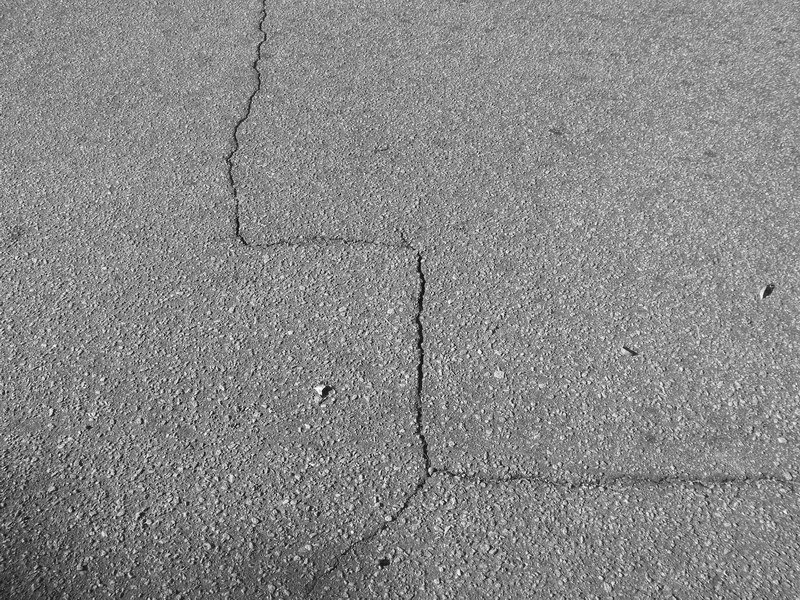
//> input picture TP1/image/6192.jpg, 800 x 600 px
$ ./sobel image/6192.jpg out.png   (built with g++ and OpenCV 4)
//> lines starting //> are read from the running program, lines starting //| are printed output that depends on the picture
#include <opencv2/opencv.hpp>
#include <stdio.h>
#include <iostream>
#include <math.h>

using namespace std;
using namespace cv;

int main(int argc, char **argv)
{
	if (argc < 3)
	{
		cout << "Utilisation : ./sobel image_entree image_binaire_sortie" << std::endl;
		return -1;
	}

	//Value for threshold applied after Sobel
	int seuil = 110;
	const char *input = argv[1];
	const char *output = argv[2];

	if (argc > 3)
	{
		seuil = atoi(argv[3]);
	}

	Mat originalPic = imread(input, CV_LOAD_IMAGE_COLOR);
//> originalPic is the input picture: 600 rows x 800 cols, CV_8UC3; min 0, max 255, mean 135.9
	Mat grayscaleInput = imread(input, CV_LOAD_IMAGE_GRAYSCALE);
//> grayscaleInput: 600 rows x 800 cols, CV_8UC1; min 0, max 255, mean 135.9

	if (!grayscaleInput.data || !originalPic.data) // Check for invalid input
	{
		cout << "Could not open or find the image" << std::endl;
		return -1;
	}

	Mat binaryOutput(grayscaleInput.size(), grayscaleInput.type());
	Mat gradx(grayscaleInput.size(), grayscaleInput.type());
	Mat grady(grayscaleInput.size(), grayscaleInput.type());

	//Horizontal gradient, derivative 1 in x
	Sobel(grayscaleInput, gradx, -1, 1, 0, 3, 2, 0, BORDER_DEFAULT);
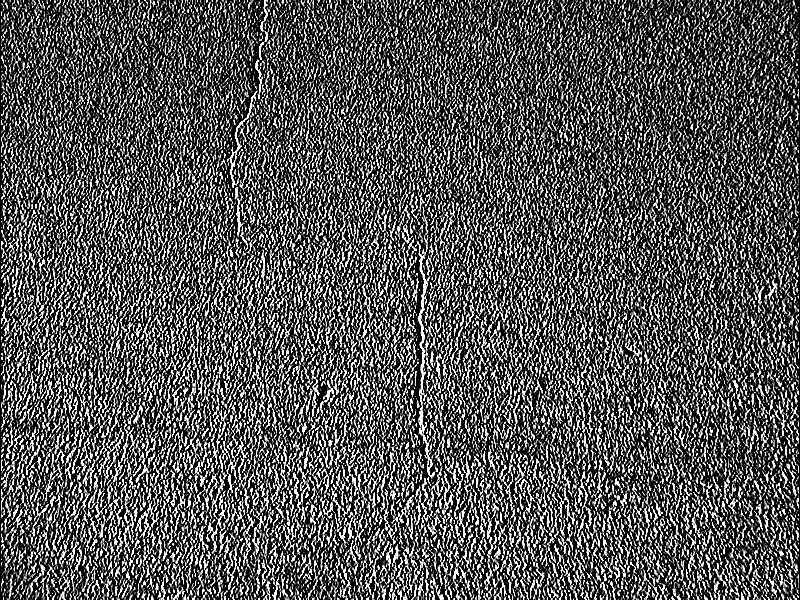
//> gradx: 600 rows x 800 cols, CV_8UC1; min 0, max 255, mean 83.6

	//Vertical gradient, derivative 1 in y
	Sobel(grayscaleInput, grady, -1, 0, 1, 3, 1, 0, BORDER_DEFAULT);
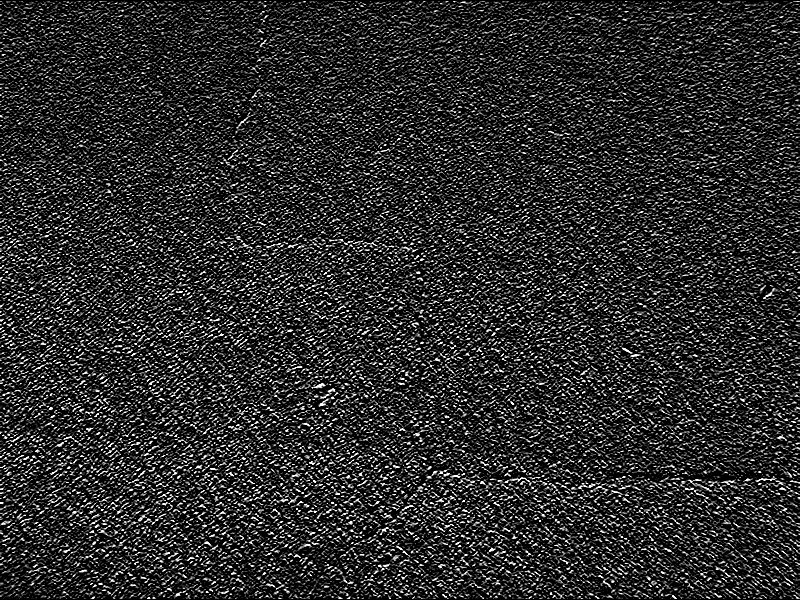
//> grady: 600 rows x 800 cols, CV_8UC1; min 0, max 255, mean 44

	//Calculation of the gradient on each pixel
	//C(i,j) = sqrt(A(i,j)² + B(i,j)²)
	for (int i = 0; i < originalPic.rows; i++)
	{
		for (int j = 0; j < originalPic.cols; j++)
		{
			binaryOutput.at<uchar>(i, j) = (uchar)round(sqrt(pow(gradx.at<uchar>(i, j), 2) + pow(grady.at<uchar>(i, j), 2)));
		}
	}
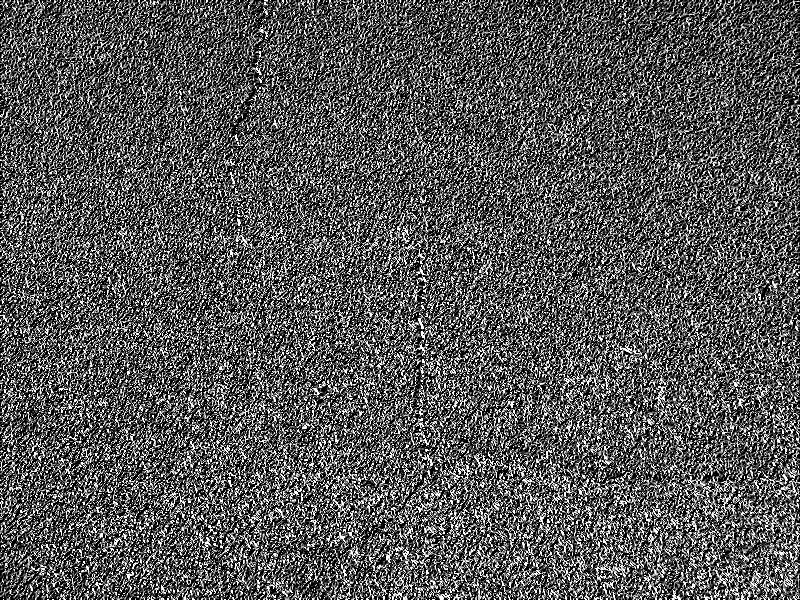
//> binaryOutput: 600 rows x 800 cols, CV_8UC1; min 0, max 255, mean 87.7

	imshow("Gradient Image", binaryOutput);

	threshold(binaryOutput, binaryOutput, seuil, 255, THRESH_BINARY);
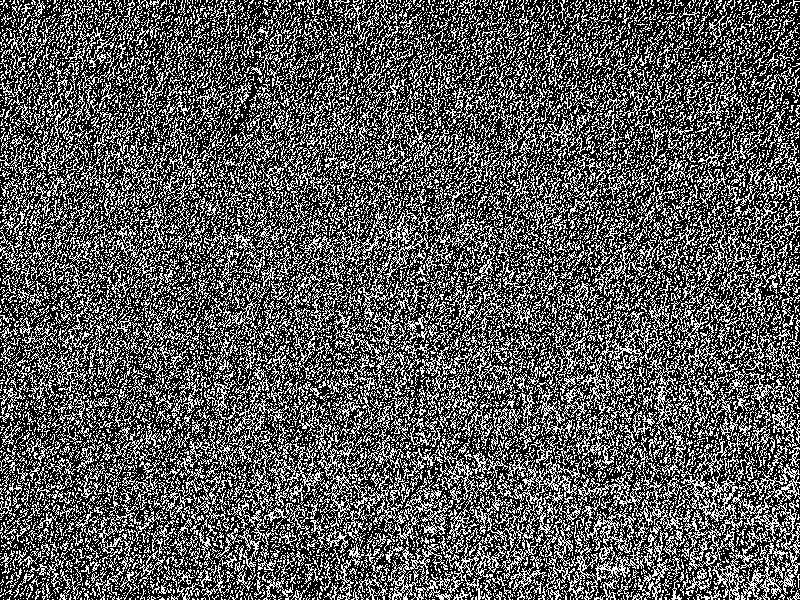
//> binaryOutput: 600 rows x 800 cols, CV_8UC1; 34.9% white in thin lines or dots

	imshow("Sobel  Image", binaryOutput);

	imwrite(output, binaryOutput);

	waitKey(0);
	return 0;
}

$ run again, on TP1/image/6194.jpg
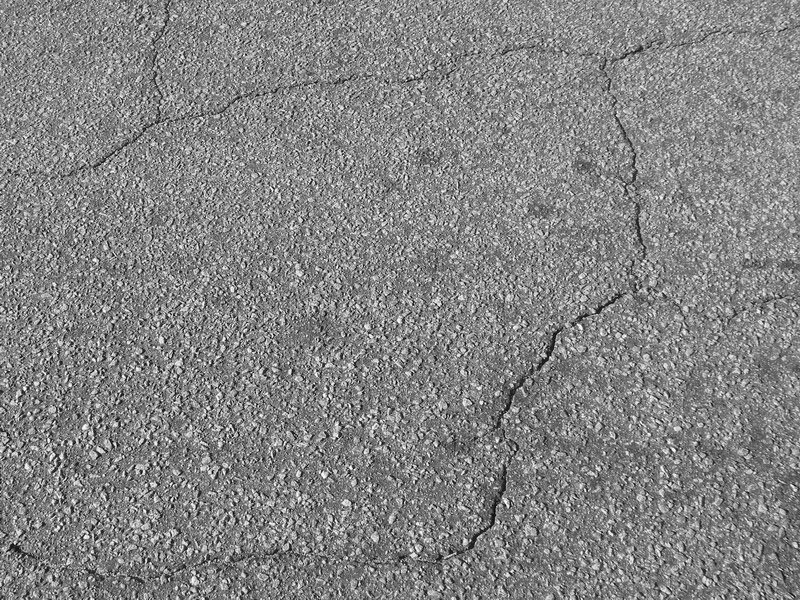
//> input picture TP1/image/6194.jpg, 800 x 600 px
//> originalPic is the input picture: 600 rows x 800 cols, CV_8UC3; min 0, max 255, mean 131.9
//> `Sobel(grayscaleInput, grady, -1, 0, 1, 3, 1, 0, BORDER_DEFAULT);`:
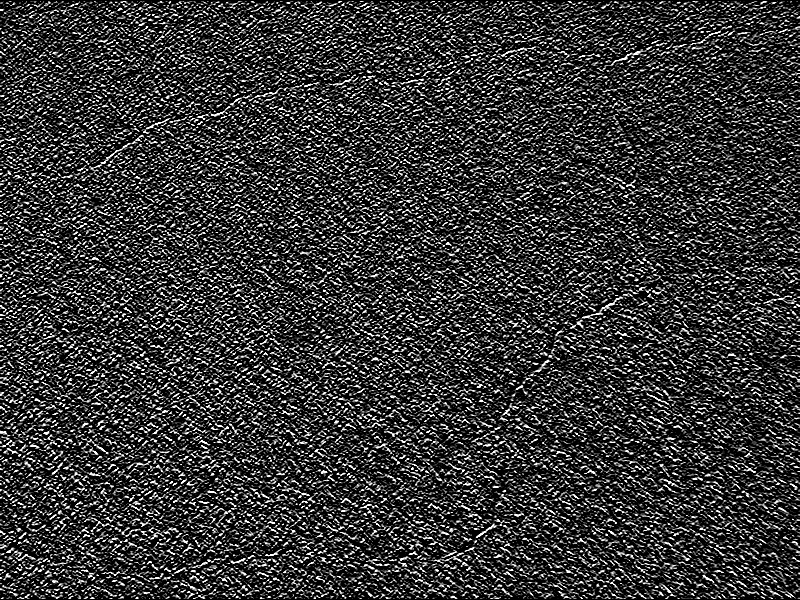
//> grady: 600 rows x 800 cols, CV_8UC1; min 0, max 255, mean 54.9
//> `threshold(binaryOutput, binaryOutput, seuil, 255, THRESH_BINARY);`:
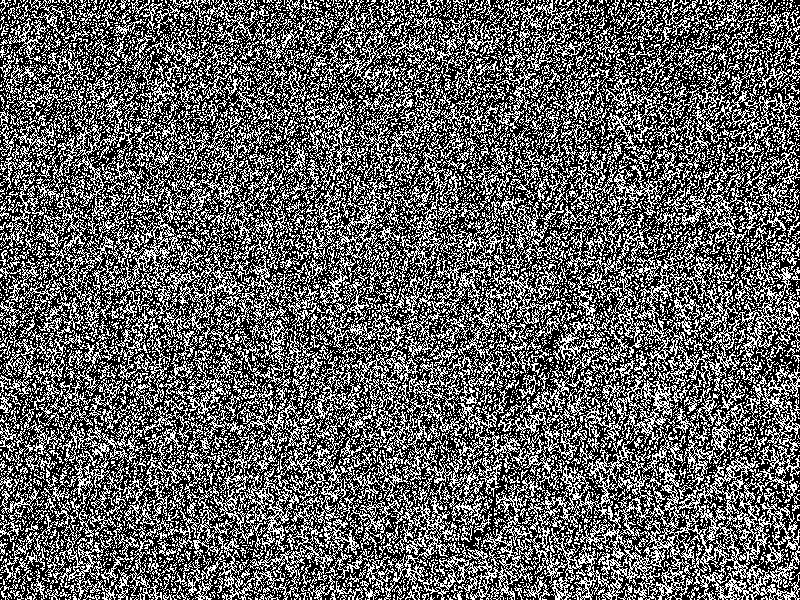
//> binaryOutput: 600 rows x 800 cols, CV_8UC1; 38.3% white in thin lines or dots

$ run again, on TP1/image/6195.jpg
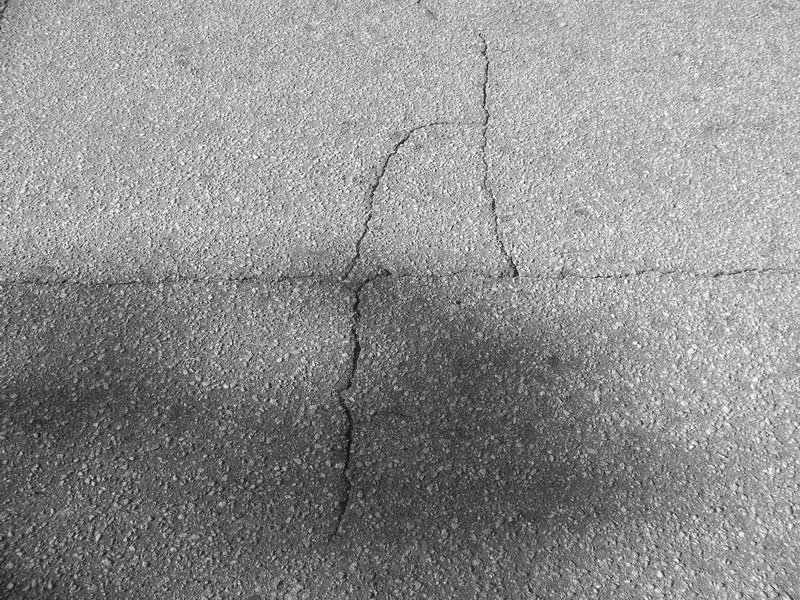
//> input picture TP1/image/6195.jpg, 800 x 600 px
//> originalPic is the input picture: 600 rows x 800 cols, CV_8UC3; min 0, max 255, mean 141.9
//> `Sobel(grayscaleInput, grady, -1, 0, 1, 3, 1, 0, BORDER_DEFAULT);`:
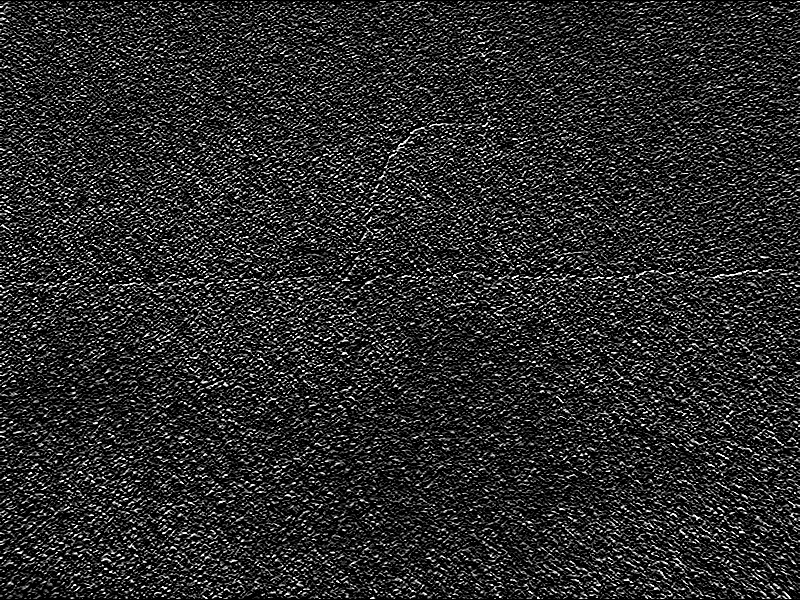
//> grady: 600 rows x 800 cols, CV_8UC1; min 0, max 255, mean 42.7
//> `threshold(binaryOutput, binaryOutput, seuil, 255, THRESH_BINARY);`:
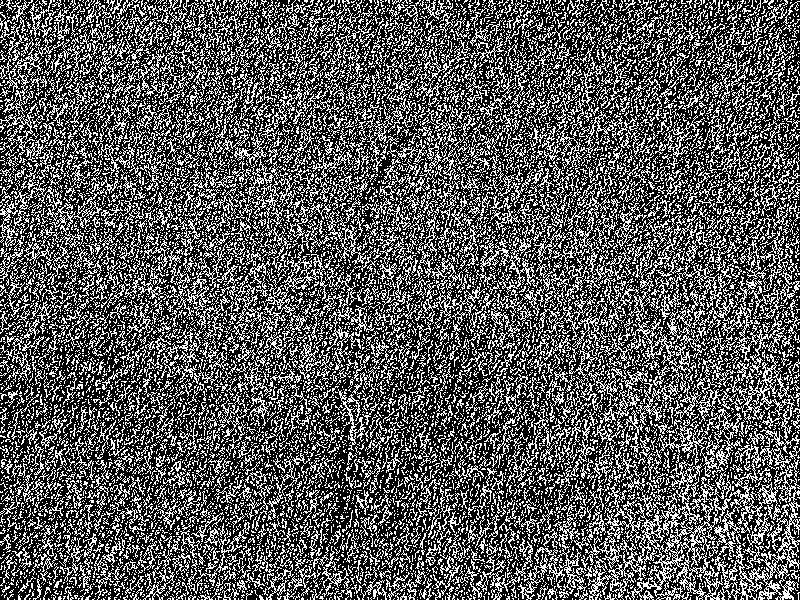
//> binaryOutput: 600 rows x 800 cols, CV_8UC1; 34.8% white in thin lines or dots

$ run again, on TP1/image/v001.ppm
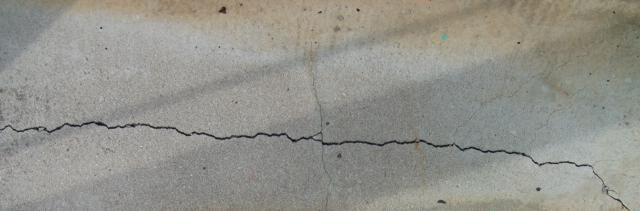
//> input picture TP1/image/v001.ppm, 640 x 211 px
//> originalPic is the input picture: 211 rows x 640 cols, CV_8UC3; mean B, G, R 139.6, 146.6, 147.3
//> after the loop `for (int i = 0; i < originalPic.rows; i++)`:
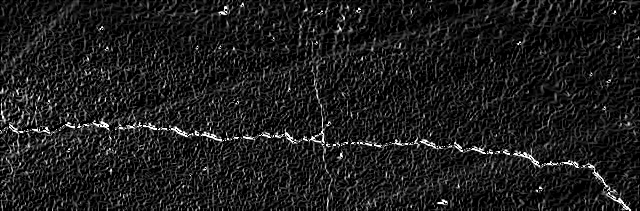
//> binaryOutput: 211 rows x 640 cols, CV_8UC1; min 0, max 255, mean 29.3
//> `threshold(binaryOutput, binaryOutput, seuil, 255, THRESH_BINARY);`:
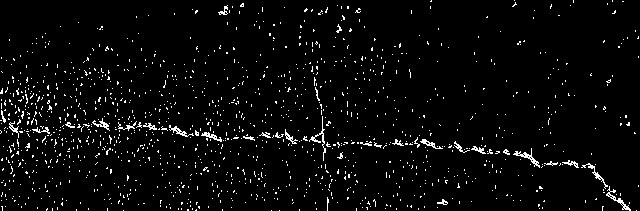
//> binaryOutput: 211 rows x 640 cols, CV_8UC1; 3.7% white in thin lines or dots
